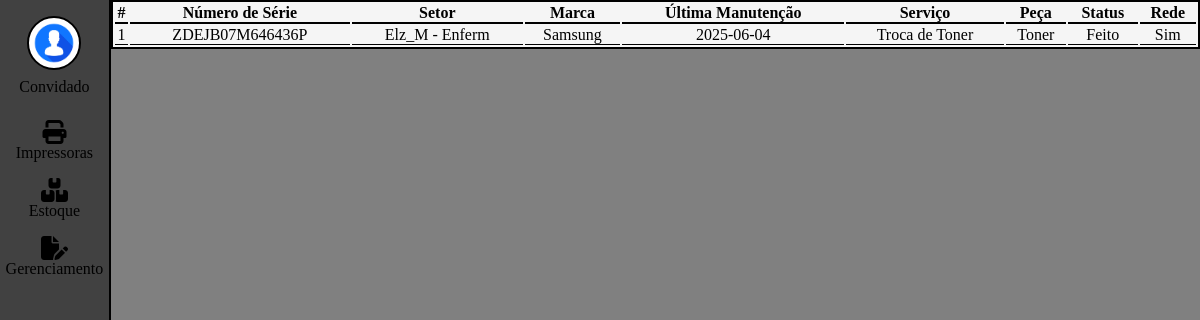
The app's page /src/tabs/impressoras.php, older data.
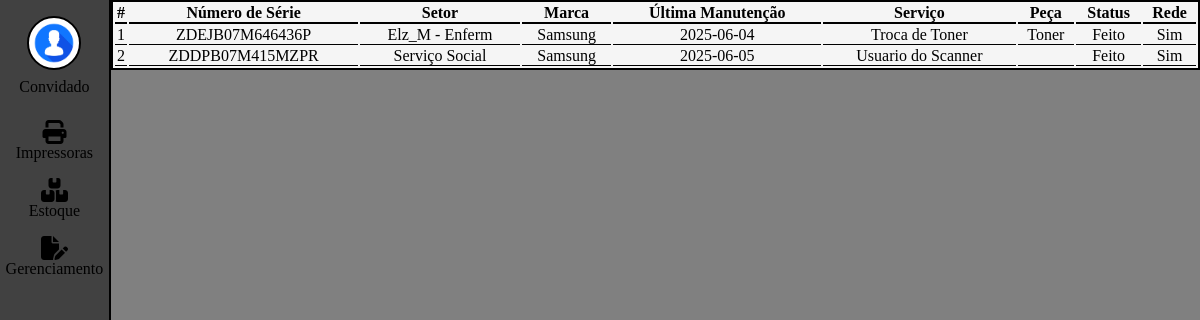
The same page, newer data.
### tables this page shows
CREATE TABLE impressoras (
    id_imp INT AUTO_INCREMENT PRIMARY KEY,
    numero_de_serie VARCHAR(50) NOT NULL UNIQUE,
    setor VARCHAR(50) NOT NULL,
    marca ENUM('Samsung', 'HP', 'Epson') NOT NULL,
    ultima_manutencao DATE NOT NULL DEFAULT '2025-06-23',
    problema TEXT NOT NULL DEFAULT 'Nenhuma',
    peca_utilizada VARCHAR(50) NOT NULL DEFAULT 'Nenhuma',
    status_de_conclusao ENUM('Pendente', 'Em andamento', 'Feito') NOT NULL DEFAULT 'Pendente',
    rede ENUM('Sim', 'Não') NOT NULL
);

### src/classeimpressora.php (called while the page is built, shortened)
<?php
class Impressoras
{
    public function listarImpressoras() {
        require("conexaobd.php");
        $comando = "SELECT * FROM impressoras ORDER BY ultima_manutencao;";
        $stmt = $pdo->prepare($comando);
        $stmt->execute();
        return $stmt;
    }
}
?>

### src/tabs/impressoras.php (the view, shortened to what this page needs)
<!DOCTYPE html>
<html lang="pt-br">
<head>
    <link rel="stylesheet" href="../style.css">
    <link rel="stylesheet" href="https://cdnjs.cloudflare.com/ajax/libs/font-awesome/6.6.0/css/all.min.css"
 />
</head>
<body style="background-color: gray; display: flex;">
    <div class="tray">
        <div class="profile">
            <div class="profile-img" onclick=""></div>
            <div class="profile-name">Convidado</div>
        </div>
        <ul class="list">
            <li class="op-itens">
                <i class="fa-solid fa-print"></i>
                <a href="">
                    Impressoras
                </a>
            </li>
            <li class="op-itens">
                <i class="fa-solid fa-boxes-stacked" onclick="window.location.href='./estoque.php'"></i>
                <a href="./src/tabs/estoque.php">
                    Estoque
                </a>
            </li>
            <li class="op-itens">
                <i class="fa-solid fa-file-pen" onclick="window.location.href='./gerenciamento.php'"></i>
                <a href="./src/tabs/gerenciamento.php">
                    Gerenciamento
                </a>
            </li>
        </ul>
    </div>
    <div class="content">
        <table>
            <thead>
                <tr>
                    <th>#</th>
                    <th>Número de Série</th>
                    <th>Setor</th>
                    <th>Marca</th>
                    <th>Última Manutenção</th>
                    <th>Serviço</th>
                    <th>Peça</th>
                    <th>Status</th>
                    <th>Rede</th>
                </tr>
            </thead>
            <?php
            require("../classeimpressora.php");
            $impressora = new Impressoras();
            $listaDeimpressoras = $impressora->listarImpressoras();
            foreach ($listaDeimpressoras as $registro) {
                $id_imp = $registro['id_imp'];
                $numero_de_serie = $registro['numero_de_serie'];
                $setor = $registro['setor'];
                $marca = $registro['marca'];
                $ultima_manutencao = $registro['ultima_manutencao'];
                $problema = $registro['problema'];
                $peca_utilizada = $registro['peca_utilizada'];
                $status_de_conclusao = $registro['status_de_conclusao'];
                $rede = $registro['rede'];
                echo "<tr>";
                echo "<td>$id_imp</td>";
                echo "<td>$numero_de_serie</td>";
                echo "<td>$setor</td>";
                echo "<td>$marca</td>";
                echo "<td>$ultima_manutencao</td>";
                echo "<td>$problema</td>";
                echo "<td>$peca_utilizada</td>";
                echo "<td>$status_de_conclusao</td>";
                echo "<td>$rede</td>";
                echo "</tr>";
            }
            ?>
        </table>
    </div>
</body>
</html>

### src/style.css (style rules this page uses)
* { margin: 0; padding: 0; }
.tray { background-color: rgb(65, 65, 65); display: flex; flex-direction: column; height: 98vh; width: 10%; align-items: center; padding-top: 2vh; border-right: 2px solid black; }
.profile { display: flex; flex-direction: column; justify-items: center; align-items: center; gap: 1vh; }
.profile-img { display: flex; justify-content: center; align-items: center; height: 50px; width: 50px; border: 2px solid black; border-radius: 50%; background-image: url("./imgs/demo.jpg"); background-position: center; background-repeat: no-repeat; background-size: cover; cursor: pointer; }
.list { margin-top: 1vh; }
.op-itens { display: flex; flex-direction: column; align-items: center; }
.op-itens i { margin-top: 2vh; font-size: 3vh; cursor: pointer; }
.op-itens a { text-decoration: none; color: black; }
.content { width: 100%; display: flex; flex-direction: column; align-items: center; justify-content: start; }
.content table { border: 2px solid black; background-color: whitesmoke; width: 100%; }
.content table th { border-bottom: 2.5px solid black; }
.content table td { border-bottom: 1.5px solid black; text-align:center }

Row changes from the older to the newer data that the page shows:
added impressoras: id_imp "2", numero_de_serie "ZDDPB07M415MZPR", setor "Serviço Social", marca "Samsung", ultima_manutencao "2025-06-05", problema "Usuario do Scanner", status_de_conclusao "Feito", rede "Sim"
